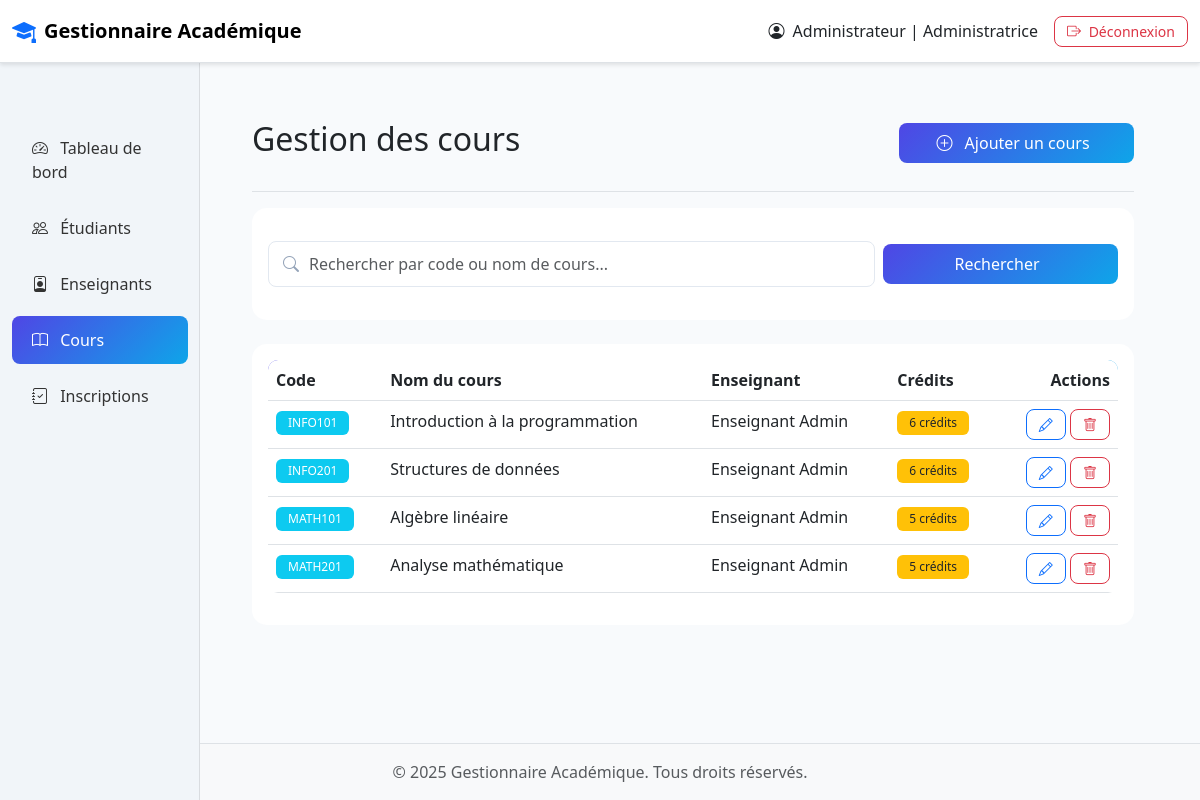
Screenshot of /views/admin/courses.php (signed in) with the database file from the repository.
### tables this page shows
CREATE TABLE courses (
    id INT AUTO_INCREMENT PRIMARY KEY,
    code VARCHAR(20) UNIQUE NOT NULL,
    name VARCHAR(191) NOT NULL,
    description TEXT,
    credits INT NOT NULL,
    teacher_id INT,
    created_at TIMESTAMP DEFAULT CURRENT_TIMESTAMP,
    FOREIGN KEY (teacher_id) REFERENCES teachers(id) ON DELETE SET NULL
);

CREATE TABLE teachers (
    id INT AUTO_INCREMENT PRIMARY KEY,
    user_id INT,
    first_name VARCHAR(100) NOT NULL,
    last_name VARCHAR(100) NOT NULL,
    email VARCHAR(191) UNIQUE NOT NULL,
    specialization VARCHAR(100),
    phone VARCHAR(20),
    created_at TIMESTAMP DEFAULT CURRENT_TIMESTAMP,
    FOREIGN KEY (user_id) REFERENCES users(id) ON DELETE CASCADE
);

### models/Course.php (called while the page is built, shortened)
<?php
class Course {
    private $conn;
    private $table_name = "courses";
    public function __construct($db) {
        $this->conn = $db;
    }
    public function getAll() {
        $query = "SELECT c.*, t.first_name, t.last_name
                  FROM " . $this->table_name . " c
                  LEFT JOIN teachers t ON c.teacher_id = t.id
                  ORDER BY c.code";
        $stmt = $this->conn->prepare($query);
        $stmt->execute();
        return $stmt;
    }
}
?>

### views/admin/courses.php (the view, shortened to what this page needs)
<?php
require_once '../../models/Course.php';
$database = new Database();
$db = $database->getConnection();
$course = new Course($db);
$search = $_GET['search'] ?? '';
if ($search) {
    $courses = $course->search($search);
} else {
    $courses = $course->getAll();
}
?>
<!DOCTYPE html>
<html lang="fr">
<head>
    <link href="https://cdn.jsdelivr.net/npm/bootstrap@5.3.0/dist/css/bootstrap.min.css" rel="stylesheet">
    <link rel="stylesheet" href="https://cdn.jsdelivr.net/npm/bootstrap-icons@1.10.0/font/bootstrap-icons.css">
    <link rel="stylesheet" href="../../assets/css/style.css">
</head>
<body>
    <?php include '../../includes/header.php'; ?>
    <div class="container mt-4">
    <div class="container-fluid">
        <div class="row">
            <nav class="col-md-3 col-lg-2 d-md-block bg-light sidebar">
                <div class="position-sticky pt-3">
                    <ul class="nav flex-column">
                        <li class="nav-item">
                            <a class="nav-link" href="dashboard.php">
                                <i class="bi bi-speedometer2 me-2"></i>
                                Tableau de bord
                            </a>
                        </li>
                        <li class="nav-item">
                            <a class="nav-link" href="students.php">
                                <i class="bi bi-people me-2"></i>
                                Étudiants
                            </a>
                        </li>
                        <li class="nav-item">
                            <a class="nav-link" href="teachers.php">
                                <i class="bi bi-person-badge me-2"></i>
                                Enseignants
                            </a>
                        </li>
                        <li class="nav-item">
                            <a class="nav-link active" href="courses.php">
                                <i class="bi bi-book me-2"></i>
                                Cours
                            </a>
                        </li>
                        <li class="nav-item">
                            <a class="nav-link" href="enrollments.php">
                                <i class="bi bi-journal-check me-2"></i>
                                Inscriptions
                            </a>
                        </li>
                    </ul>
                </div>
            </nav>
            <main class="col-md-9 ms-sm-auto col-lg-10 px-md-4">
                <div class="d-flex justify-content-between flex-wrap flex-md-nowrap align-items-center pt-3 pb-2 mb-3 border-bottom">
                    <h1 class="h2 flex-grow-1" style="max-width: 75%;">Gestion des cours</h1>
                    <button class="btn btn-primary" data-bs-toggle="modal" data-bs-target="#addCourseModal">
                        <i class="bi bi-plus-circle me-2"></i>
                        Ajouter un cours
                    </button>
                </div>
                <div class="card mb-4">
                    <div class="card-body">
                        <form method="GET" class="d-flex align-items-center gap-2">
                            <div class="search-bar flex-grow-1">
                                <i class="bi bi-search"></i>
                                <input type="text" class="form-control" name="search"
                                    placeholder="Rechercher par code ou nom de cours..."
                                    value="<?= htmlspecialchars($search) ?>">
                            </div>
                            <button type="submit" class="btn btn-primary px-4">
                                Rechercher
                            </button>
                        </form>
                    </div>
                </div>
                <div class="card">
                    <div class="card-body">
                        <div class="table-responsive">
                            <table class="table table-hover">
                                <thead>
                                    <tr>
                                        <th>Code</th>
                                        <th>Nom du cours</th>
                                        <th>Enseignant</th>
                                        <th>Crédits</th>
                                        <th class="text-end">Actions</th>
                                    </tr>
                                </thead>
                                <tbody>
                                    <?php while ($row = $courses->fetch(PDO::FETCH_ASSOC)): ?>
                                        <tr>
                                            <td><span class="badge bg-info"><?= htmlspecialchars($row['code']) ?></span></td>
                                            <td><?= htmlspecialchars($row['name']) ?></td>
                                            <td><?= htmlspecialchars($row['first_name'] . ' ' . $row['last_name']) ?></td>
                                            <td><span class="badge bg-warning text-dark"><?= $row['credits'] ?> crédits</span></td>
                                            <td class="text-end">
                                                <button class="btn btn-sm btn-outline-primary" onclick='editCourse(<?= json_encode($row) ?>)'>
                                                    <i class="bi bi-pencil"></i>
                                                </button>
                                                <a href="../../controllers/CourseController.php?action=delete&id=<?= $row['id'] ?>"
                                                   class="btn btn-sm btn-outline-danger"
                                                   onclick="return confirm('Êtes-vous sûr de vouloir supprimer ce cours ?')">
                                                    <i class="bi bi-trash"></i>
                                                </a>
                                            </td>
                                        </tr>
                                    <?php endwhile; ?>
                                </tbody>
                            </table>
                        </div>
                    </div>
                </div>
            </main>
        </div>
    </div>
    </div>
    <?php include '../../includes/footer.php'; ?>
</body>
</html>

### includes/header.php
<nav class="navbar navbar-expand-lg navbar-light bg-white border-bottom sticky-top">
    <div class="container-fluid">
        <a class="navbar-brand d-flex align-items-center" href="#">
            <i class="bi bi-mortarboard-fill text-primary me-2 fs-4"></i>
            <span class="fw-bold">Gestionnaire Académique</span>
        </a>
        <div class="d-flex align-items-center">
            <span class="me-3">
                <i class="bi bi-person-circle me-1"></i>
                <?= $_SESSION['first_name'] . ' ' . $_SESSION['last_name'] ?>
            </span>
            <a href="../../controllers/logout.php" class="btn btn-outline-danger btn-sm">
                <i class="bi bi-box-arrow-right me-1"></i>
                Déconnexion
            </a>
        </div>
    </div>
</nav>

### includes/footer.php
<footer class="bg-light mt-5 py-3 border-top">
    <div class="container text-center">
        <p class="mb-0 text-muted">&copy; <?= date('Y') ?> Gestionnaire Académique. Tous droits réservés.</p>
    </div>
</footer>

### assets/css/style.css (style rules this page uses)
:root { --primary-color: #4f46e5; --secondary-color: #0ea5e9; --success-color: #10b981; --danger-color: #ef4444; --warning-color: #f59e0b; --info-color: #3b82f6; --light-bg: #f8fafc; --sidebar-bg: #f1f5f9; }
html, body { height: 100%; margin: 0; }
body { display: flex; flex-direction: column; font-family: 'Segoe UI', Tahoma, Geneva, Verdana, sans-serif; background-color: var(--light-bg); }
.container, main { flex: 1 0 auto; }
footer { flex-shrink: 0; }
.card { border-radius: 15px; border: none; }
.btn-primary { background: linear-gradient(135deg, var(--primary-color), var(--secondary-color)); border: none; transition: transform 0.2s; width: 235px !important; display: block !important; margin: 20px auto !important; padding-top: 8px !important; padding-bottom: 8px !important; padding-right: 24px !important; padding-left: 17px !important; }
.sidebar { position: fixed; top: 56px; bottom: 0; left: 0; z-index: 100; padding: 48px 0 0; box-shadow: inset -1px 0 0 rgba(0, 0, 0, .1); background-color: var(--sidebar-bg) !important; }
.sidebar .nav-link { font-weight: 500; color: #333; padding: 12px 20px; border-radius: 8px; margin: 4px 12px; transition: all 0.3s; }
.sidebar .nav-link.active { background: linear-gradient(135deg, var(--primary-color), var(--secondary-color)); color: white; }
.table { background: white; border-radius: 10px; overflow: hidden; }
.table thead { background: linear-gradient(135deg, var(--primary-color), var(--secondary-color)); color: white; }
.table tbody tr { transition: background-color 0.3s; }
.btn { border-radius: 8px; padding: 8px 16px; font-weight: 500; transition: all 0.3s; }
.btn-sm { padding: 4px 12px; }
.badge { padding: 6px 12px; border-radius: 6px; font-weight: 500; }
.form-control, .form-select { border-radius: 8px; border: 1px solid #e2e8f0; padding: 10px 15px; }
.navbar { box-shadow: 0 2px 4px rgba(0, 0, 0, 0.1); background: white !important; }
.search-bar { position: relative; }
.search-bar input { padding-left: 40px; }
.search-bar i { position: absolute; left: 15px; top: 50%; transform: translateY(-50%); color: #94a3b8; }

### rows the page displays
courses: code "INFO101", name "Introduction à la programmation", teacher.last_name "Enseignant Admin", credits "6"
courses: code "INFO201", name "Structures de données", teacher.last_name "Enseignant Admin", credits "6"
courses: code "MATH101", name "Algèbre linéaire", teacher.last_name "Enseignant Admin", credits "5"
courses: code "MATH201", name "Analyse mathématique", teacher.last_name "Enseignant Admin", credits "5"

### other values shown
$_SESSION['first_name'] "Administrateur |"
$_SESSION['last_name'] "Administratrice"
